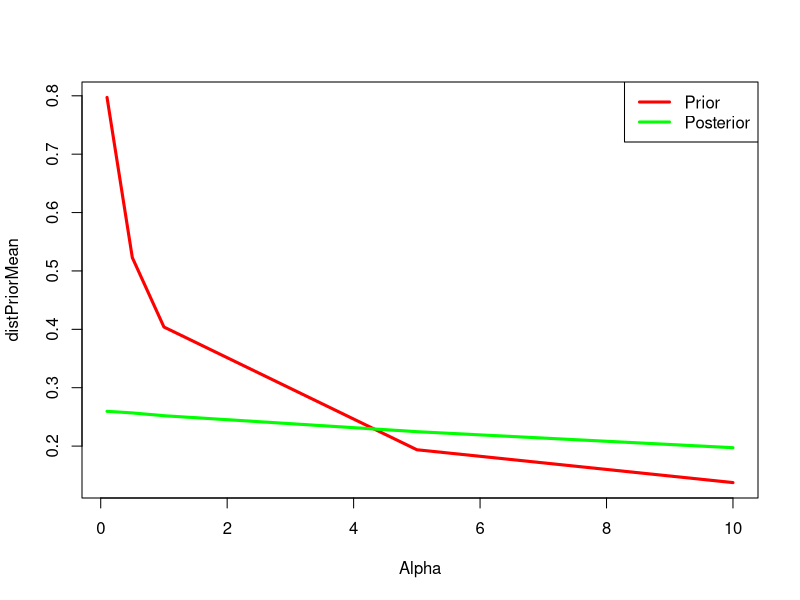

This figure's R source:
library(quadprog)

rDirichlet = function(n, alpha){
  l = length(alpha)
  x = matrix(rgamma(l * n, alpha), ncol = l, byrow = TRUE)
  sm = rowSums(x)
  return(x/sm)
}

k = c(59,48,44,43,25, 21,14,4,46,44, 54,49,48,47,64, 58,32,30,31,41)
X = matrix(k, 4,5, byrow=T)

E = matrix(0,4,20)   # Equality restriction matrix E
for (i in 1:4) {E[i,seq(i,20,4)] = 1}

IE = matrix(0,12,20) # Inequality restriction matrix E
for (i in 1:3){
 for (j in 1:4){
   m = matrix(0,4,5)
   m[i,1:j] = 1
   m[(i+1),1:j] = -1
   ind = 4*(i-1)+j
   IE[ind,] = c(m)
 }
}
A = rbind(E, -IE) # Total matrix
bvec = c(rep(1,4),rep(0,12))


Dmat = diag(length(k))
Amat = t(A)
a = 1 


# Generate posterior samples:
N = 8000
piPost = array(0,dim=c(4,5,N))
for (i in 1:4){
  piPost[i,,] = t(rDirichlet(N, alpha = (X[i,]+a)))
}
piPostMean = apply(piPost, c(1,2), mean)

# Project posterior samples:
piPostProj = array(0,dim=c(4,5,N))
distPost = double(N)
for (n in 1:N){
  sol = solve.QP(Dmat, c(piPost[,,n]), Amat, bvec, meq = 4)$solution
  piPostProj[,,n] = matrix(sol,4,5)
  distPost[n] = norm(piPost[,,n]-piPostProj[,,n], type = "F")
}
piPostProjMean = apply(piPostProj, c(1,2), mean)

# Bias:
predicted_means = array(0,dim=c(4,5))
for (i in 1:4){predicted_means[i,] = rowSums(X)[i]*piPostMean[i,]}
mean(abs(X-predicted_means))

predicted_means_proj = array(0,dim=c(4,5))
for (i in 1:4){
  predicted_means_proj[i,] = rowSums(X)[i]*piPostProjMean[i,]
}
mean(abs(X-predicted_means_proj))









# ================================================================================================
# ================================================================================================

# OTHER STUFF

## Generate prior samples:
piPrior = array(0,dim=c(4,5,N))
for (i in 1:4){
  piPrior[i,,] = t(rDirichlet(N, alpha = rep(a,5)))
}

# Find prior mean:
piPriorMean = apply(piPrior,1:2, mean)
piPriorCum = t(apply(matrix(piPriorMean, 4, 5), 1, cumsum)) # Sanity check: Last column is 1

# Project prior samples:
piPriorProj = array(0,dim=c(4,5,N))
distPrior = double(N)
for (n in 1:N){
  temp = c(piPrior[,,n])
  sol = solve.QP(Dmat, temp, Amat, bvec, meq = 4)$solution
  piPriorProj[,,n] = matrix(sol,4,5)
  
  distPrior[n] = norm(piPrior[,,n]-piPriorProj[,,n], type = "F")
}


piPostProjLow = apply(piPostProj, 1:2, function(i)quantile(i, probs = c(.025)))
piPostProjHigh = apply(piPostProj, 1:2, function(i)quantile(i, probs = c(.975)))

piPostProjCum = t(apply(matrix(piPostProjMean,4, 5), 1, cumsum)) # Sanity check: Last column is 1


## Cumulative odds ratio

# Posterior CU
CUPost = array(0, dim=c(3,4,N))
for (n in 1:N){
  tempCU = t(apply(piPost[,,n], 1, cumsum))
  for(i in 1:3){
    CUPost[i,,n] = tempCU[i,1:4]/tempCU[(i+1),1:4]
  }
}

CUPostMean = apply(CUPost, 1:2, mean)
CUPostLow = apply(CUPost, 1:2, function(i)quantile(i, probs = c(.025)))
CUPostHigh = apply(CUPost, 1:2, function(i)quantile(i, probs = c(.975)))

# Projected CU
CUPostProj = array(0, dim=c(3,4,N))
for (n in 1:N){
  tempCU = t(apply(piPostProj[,,n], 1, cumsum))
  for(i in 1:3){
    CUPostProj[i,,n] = tempCU[i,1:4]/tempCU[(i+1),1:4]
  }
}

CUPostProjMean = apply(CUPostProj, 1:2, mean)
CUPostProjLow = apply(CUPostProj, 1:2, function(i)quantile(i, probs = c(.025)))
CUPostProjHigh = apply(CUPostProj, 1:2, function(i)quantile(i, probs = c(.975)))







# Plotting mean of $tau^2$ under a sequence of alpha values
Alpha = c(0.1, 0.5, 1, 5, 10)
distPriorMean = distPostMean = double(length(Alpha))
count = 1
for (a in Alpha){
  print(a)
  N = 10000
  
  # Prior
  piPrior = array(0,dim=c(4,5,N))
  for (i in 1:4){
    piPrior[i,,] = t(rDirichlet(N, alpha = rep(a,5)))
  }
  ## Projected probability
  piPriorProj = array(0,dim=c(4,5,N))
  distPrior = double(N)
  for (n in 1:N){
    temp = c(piPrior[,,n])
    sol = solve.QP(Dmat, temp, Amat, bvec, meq = 4)$solution
    piPriorProj[,,n] = matrix(sol,4,5)
    
    distPrior[n] = norm(piPrior[,,n]-piPriorProj[,,n], type = "F")
  }
  distPriorMean[count] = mean(distPrior)
  
  # Posterior
  piPost = array(0,dim=c(4,5,N))
  for (i in 1:4){
    piPost[i,,] = t(rDirichlet(N, alpha = (X[i,]+a)))
  }
  ## Projected probability
  piPostProj = array(0,dim=c(4,5,N))
  distPost = double(N)
  for (n in 1:N){
    temp = c(piPost[,,n])
    sol = solve.QP(Dmat, temp, Amat, bvec, meq = 4)$solution
    piPostProj[,,n] = matrix(sol,4,5)
    
    distPost[n] = norm(piPost[,,n]-piPostProj[,,n], type = "F")
  }
  distPostMean[count] = mean(distPost)
  
  count = count + 1
}

plot(Alpha, distPriorMean, type="l", col="red", lwd = 3)
lines(Alpha, distPostMean, col="green", lwd = 3)
legend("topright", c("Prior", "Posterior"), lty = c(1,1), lwd = c(3,3), col=c("red","green"))


